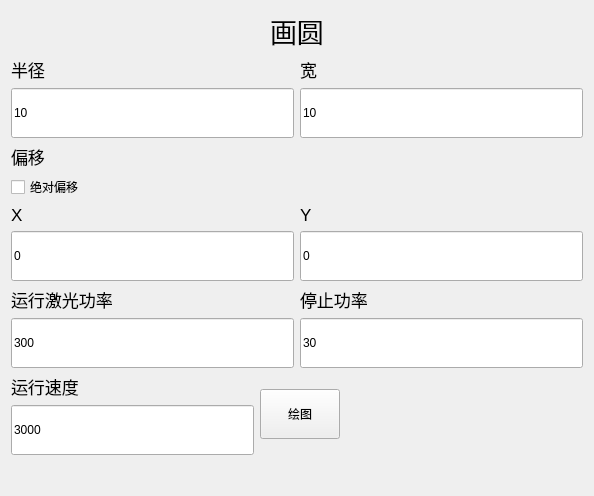
<?xml version="1.0" encoding="UTF-8"?>
<ui version="4.0">
 <class>PaintYuan</class>
 <widget class="QWidget" name="PaintYuan">
  <property name="geometry">
   <rect>
    <x>0</x>
    <y>0</y>
    <width>594</width>
    <height>496</height>
   </rect>
  </property>
  <property name="windowTitle">
   <string>Form</string>
  </property>
  <layout class="QVBoxLayout" name="verticalLayout_4">
   <item>
    <layout class="QHBoxLayout" name="horizontalLayout_2">
     <item>
      <spacer name="horizontalSpacer">
       <property name="orientation">
        <enum>Qt::Horizontal</enum>
       </property>
       <property name="sizeHint" stdset="0">
        <size>
         <width>40</width>
         <height>20</height>
        </size>
       </property>
      </spacer>
     </item>
     <item>
      <widget class="QLabel" name="label_Title">
       <property name="font">
        <font>
         <pointsize>20</pointsize>
        </font>
       </property>
       <property name="text">
        <string>画圆</string>
       </property>
      </widget>
     </item>
     <item>
      <spacer name="horizontalSpacer_2">
       <property name="orientation">
        <enum>Qt::Horizontal</enum>
       </property>
       <property name="sizeHint" stdset="0">
        <size>
         <width>40</width>
         <height>20</height>
        </size>
       </property>
      </spacer>
     </item>
    </layout>
   </item>
   <item>
    <layout class="QHBoxLayout" name="horizontalLayout_5">
     <item>
      <widget class="QLabel" name="label_banJingX">
       <property name="font">
        <font>
         <pointsize>13</pointsize>
        </font>
       </property>
       <property name="text">
        <string>半径</string>
       </property>
      </widget>
     </item>
     <item>
      <widget class="QLabel" name="label_banJingY">
       <property name="font">
        <font>
         <pointsize>13</pointsize>
        </font>
       </property>
       <property name="text">
        <string>宽</string>
       </property>
      </widget>
     </item>
    </layout>
   </item>
   <item>
    <layout class="QHBoxLayout" name="horizontalLayout_3">
     <item>
      <widget class="QLineEdit" name="banJingX">
       <property name="minimumSize">
        <size>
         <width>0</width>
         <height>50</height>
        </size>
       </property>
       <property name="text">
        <string>10</string>
       </property>
      </widget>
     </item>
     <item>
      <widget class="QLineEdit" name="banJingY">
       <property name="minimumSize">
        <size>
         <width>0</width>
         <height>50</height>
        </size>
       </property>
       <property name="text">
        <string>10</string>
       </property>
      </widget>
     </item>
    </layout>
   </item>
   <item>
    <widget class="QLabel" name="label_2">
     <property name="font">
      <font>
       <pointsize>13</pointsize>
      </font>
     </property>
     <property name="text">
      <string>偏移</string>
     </property>
    </widget>
   </item>
   <item>
    <widget class="QCheckBox" name="checkBox">
     <property name="text">
      <string>绝对偏移</string>
     </property>
    </widget>
   </item>
   <item>
    <layout class="QHBoxLayout" name="horizontalLayout">
     <item>
      <layout class="QVBoxLayout" name="verticalLayout_2">
       <item>
        <widget class="QLabel" name="label_4">
         <property name="font">
          <font>
           <pointsize>13</pointsize>
          </font>
         </property>
         <property name="text">
          <string>X</string>
         </property>
        </widget>
       </item>
       <item>
        <widget class="QLineEdit" name="yuanXinX">
         <property name="minimumSize">
          <size>
           <width>0</width>
           <height>50</height>
          </size>
         </property>
         <property name="text">
          <string>0</string>
         </property>
        </widget>
       </item>
      </layout>
     </item>
     <item>
      <layout class="QVBoxLayout" name="verticalLayout">
       <item>
        <widget class="QLabel" name="label_5">
         <property name="font">
          <font>
           <pointsize>13</pointsize>
          </font>
         </property>
         <property name="text">
          <string>Y</string>
         </property>
        </widget>
       </item>
       <item>
        <widget class="QLineEdit" name="yuanXinY">
         <property name="minimumSize">
          <size>
           <width>0</width>
           <height>50</height>
          </size>
         </property>
         <property name="text">
          <string>0</string>
         </property>
        </widget>
       </item>
      </layout>
     </item>
    </layout>
   </item>
   <item>
    <layout class="QHBoxLayout" name="horizontalLayout_6">
     <item>
      <widget class="QLabel" name="label_banJingX_2">
       <property name="font">
        <font>
         <pointsize>13</pointsize>
        </font>
       </property>
       <property name="text">
        <string>运行激光功率</string>
       </property>
      </widget>
     </item>
     <item>
      <widget class="QLabel" name="label_banJingY_2">
       <property name="font">
        <font>
         <pointsize>13</pointsize>
        </font>
       </property>
       <property name="text">
        <string>停止功率</string>
       </property>
      </widget>
     </item>
    </layout>
   </item>
   <item>
    <layout class="QHBoxLayout" name="horizontalLayout_7">
     <item>
      <widget class="QLineEdit" name="maxLaser_Control">
       <property name="minimumSize">
        <size>
         <width>0</width>
         <height>50</height>
        </size>
       </property>
       <property name="text">
        <string>300</string>
       </property>
      </widget>
     </item>
     <item>
      <widget class="QLineEdit" name="minLaser_Control">
       <property name="minimumSize">
        <size>
         <width>0</width>
         <height>50</height>
        </size>
       </property>
       <property name="text">
        <string>30</string>
       </property>
      </widget>
     </item>
    </layout>
   </item>
   <item>
    <layout class="QHBoxLayout" name="horizontalLayout_4">
     <item>
      <layout class="QVBoxLayout" name="verticalLayout_3">
       <item>
        <widget class="QLabel" name="label_3">
         <property name="font">
          <font>
           <pointsize>13</pointsize>
          </font>
         </property>
         <property name="text">
          <string>运行速度</string>
         </property>
        </widget>
       </item>
       <item>
        <widget class="QLineEdit" name="runSpeed">
         <property name="minimumSize">
          <size>
           <width>0</width>
           <height>50</height>
          </size>
         </property>
         <property name="text">
          <string>3000</string>
         </property>
        </widget>
       </item>
      </layout>
     </item>
     <item>
      <widget class="QPushButton" name="pushButton">
       <property name="minimumSize">
        <size>
         <width>0</width>
         <height>50</height>
        </size>
       </property>
       <property name="text">
        <string>绘图</string>
       </property>
      </widget>
     </item>
     <item>
      <spacer name="horizontalSpacer_4">
       <property name="orientation">
        <enum>Qt::Horizontal</enum>
       </property>
       <property name="sizeHint" stdset="0">
        <size>
         <width>40</width>
         <height>20</height>
        </size>
       </property>
      </spacer>
     </item>
    </layout>
   </item>
   <item>
    <spacer name="verticalSpacer">
     <property name="orientation">
      <enum>Qt::Vertical</enum>
     </property>
     <property name="sizeHint" stdset="0">
      <size>
       <width>20</width>
       <height>40</height>
      </size>
     </property>
    </spacer>
   </item>
  </layout>
 </widget>
 <resources/>
 <connections/>
</ui>
